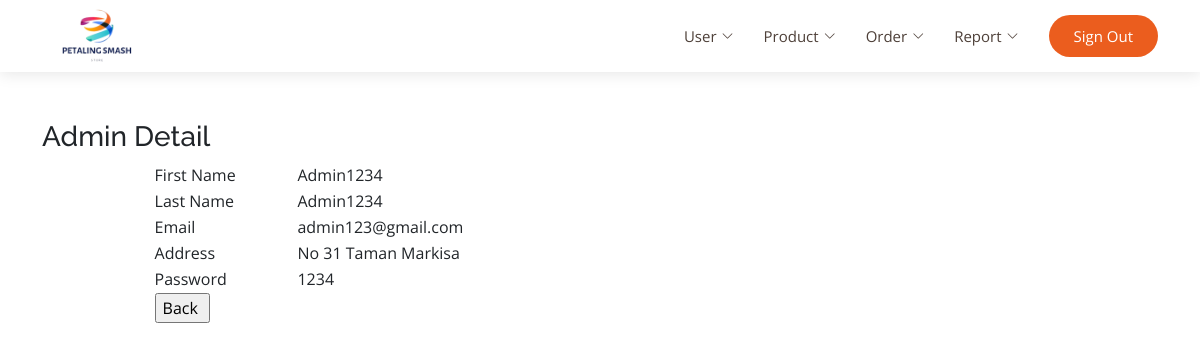
Screenshot of /admin/detail_admin.php (signed in) with the database file from the repository.
### tables this page shows
CREATE TABLE `user` (
  `user_id` int(11) NOT NULL,
  `first_name` varchar(200) NOT NULL,
  `last_name` varchar(200) NOT NULL,
  `email` varchar(200) NOT NULL,
  `password` varchar(200) NOT NULL,
  `address` varchar(200) NOT NULL,
  `level_id` int(11) NOT NULL,
  `membership` varchar(200) NOT NULL
);

### admin/detail_admin.php (the view, shortened to what this page needs)
<?php
include('../db.php');
$user = $_SESSION['email'];
?>
<!DOCTYPE html>
<html lang="en">
<head>
  <link href="../assets/vendor/aos/aos.css" rel="stylesheet">
  <link href="../assets/vendor/bootstrap/css/bootstrap.min.css" rel="stylesheet">
  <link href="../assets/vendor/bootstrap-icons/bootstrap-icons.css" rel="stylesheet">
  <link href="../assets/vendor/boxicons/css/boxicons.min.css" rel="stylesheet">
  <link href="../assets/vendor/glightbox/css/glightbox.min.css" rel="stylesheet">
  <link href="../assets/vendor/swiper/swiper-bundle.min.css" rel="stylesheet">
  <link href="../assets/css/style.css" rel="stylesheet">
</head>
<body>
  <header id="header" class="fixed-top d-flex align-items-center">
    <div class="container d-flex align-items-center justify-content-between">
    <div class="logo">
<a href="admin.php"><img src="../images/logo2.png" alt="Logo" class="img-fluid"></a>
</div>
      <nav id="navbar" class="navbar">
        <ul>
          <li class="dropdown"><a href="#"><span>User</span> <i class="bi bi-chevron-down"></i></a>
          </li>
          <li class="dropdown"><a href="#"><span>Product</span> <i class="bi bi-chevron-down"></i></a>
          </li>
          <li class="dropdown"><a href="#"><span>Order</span> <i class="bi bi-chevron-down"></i></a>
          </li>
          <li class="dropdown"><a href="#"><span>Report</span> <i class="bi bi-chevron-down"></i></a>
          </li>
          <li><a class="getstarted scrollto" href="../login/logout.php">Sign Out</a></li>
        </ul>
      </nav>
    </div>
  </header>
  <br><Br><Br><Br><Br>
<div class="container">
<h3>Admin Detail</h3>
<?php
	$query = "SELECT * FROM user WHERE email='$user'";
	$result = mysqli_query($db, $query) or die ("Error: " . mysqli_error($db));
	$row = mysqli_fetch_array($result);
?>
<fieldset>
<form name="edit_user" method="post" action="db_update_user.php" enctype="multipart/form-data">
    <table width="80%" border="0" align="center">
      <tr>
        <td width="16%">First Name</td>
        <td width="84%"><?php echo ucwords (strtolower($row['first_name'])); ?></td>
      </tr>
      <tr>
        <td width="16%">Last Name</td>
        <td width="84%"><?php echo ucwords (strtolower($row['last_name'])); ?></td>
      </tr>
	  <tr>
        <td width="16%">Email</td>
        <td><?php echo $row['email']; ?></td>
      </tr>
      <tr>
        <td width="16%">Address</td>
        <td><?php echo ucwords (strtolower($row['address'])); ?></td>
      </tr>
      <tr>
        <td width="16%">Password</td>
        <td><?php echo $row['password']; ?></td>
      </tr>
      <tr>
        <td colspan="2"><input type="button" name="cancel" value="Back " onclick="location.href='view_user.php'" /></td>
      </tr>
    </table>
</form>
</fieldset>
</div>
</body>
</html>

### assets/css/style.css (style rules this page uses)
body { font-family: "Open Sans", sans-serif; color: #212529; }
a { color: #eb5d1e; text-decoration: none; }
h1, h2, h3, h4, h5, h6, .font-primary { font-family: "Raleway", sans-serif; }
#header { height: 72px; transition: all 0.5s; z-index: 997; transition: all 0.5s; background: #fff; box-shadow: 0px 2px 15px rgba(0, 0, 0, 0.1); }
#header .logo img { padding: 0; margin: 0; max-height: 110px; }
.navbar { padding: 0; }
.navbar ul { margin: 0; padding: 0; display: flex; list-style: none; align-items: center; }
.navbar li { position: relative; }
.navbar a, .navbar a:focus { display: flex; align-items: center; justify-content: space-between; padding: 10px 0 10px 30px; font-size: 15px; color: #4e4039; white-space: nowrap; transition: 0.3s; }
.navbar a i, .navbar a:focus i { font-size: 12px; line-height: 0; margin-left: 5px; }
.navbar .getstarted, .navbar .getstarted:focus { background: #eb5d1e; color: #fff; padding: 10px 25px; margin-left: 30px; border-radius: 50px; }

### rows the page displays
user: first_name "Admin1234", last_name "Admin1234", email "admin123@gmail.com", address "No 31 Taman Markisa", password "1234"
